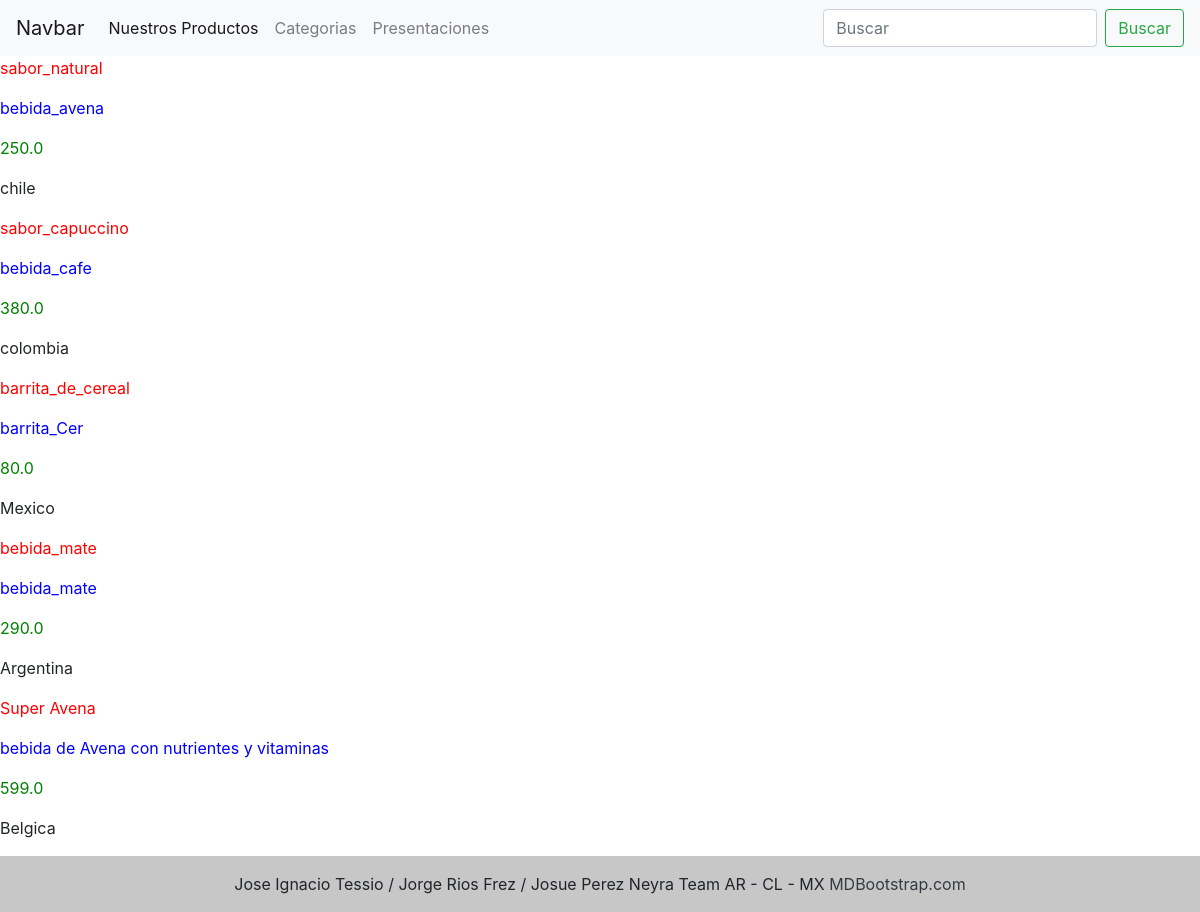
The app's page /Healthdrink/ with its own data.
### nutrisur/models.py (models this page shows)
class Healthdrink(models.Model):
    name = models.CharField(max_length=50)
    description = models.TextField(max_length=500)
    price = models.FloatField(null=True,blank=True)
    country = models.TextField(max_length=500)

### nutrisur/views.py (the view)
# urls.py: path('Healthdrink/', productos, name ='Healthdrink'),
def productos(request):
    conulta_h = Healthdrink.objects.all()
    micontext = {'Healthdrink': conulta_h}
    return render (request,"healthdrink.html", context = micontext)

### templates/healthdrink.html (shortened to what this page needs)
{% extends 'base.html' %}
{% block contenido_que_cambia %}
{% for i in Healthdrink %}
<p><a style ="color:red">{{i.name}} </a><p>
    <p><a style ="color:blue">{{i.description}} </a><p>
        <p><a style ="color:green">{{i.price}} </a><p>
            <p><a>{{i.country}} </a><p>
{% endfor %}
{% endblock %}

### records on screen
Healthdrink: name "sabor_natural", description "bebida_avena", price "250.0", country "chile"
Healthdrink: name "sabor_capuccino", description "bebida_cafe", price "380.0", country "colombia"
Healthdrink: name "barrita_de_cereal", description "barrita_Cer", price "80.0", country "Mexico"
Healthdrink: name "bebida_mate", description "bebida_mate", price "290.0", country "Argentina"
Healthdrink: name "Super Avena", description "bebida de Avena con nutrientes y vitaminas", price "599.0", country "Belgica"
